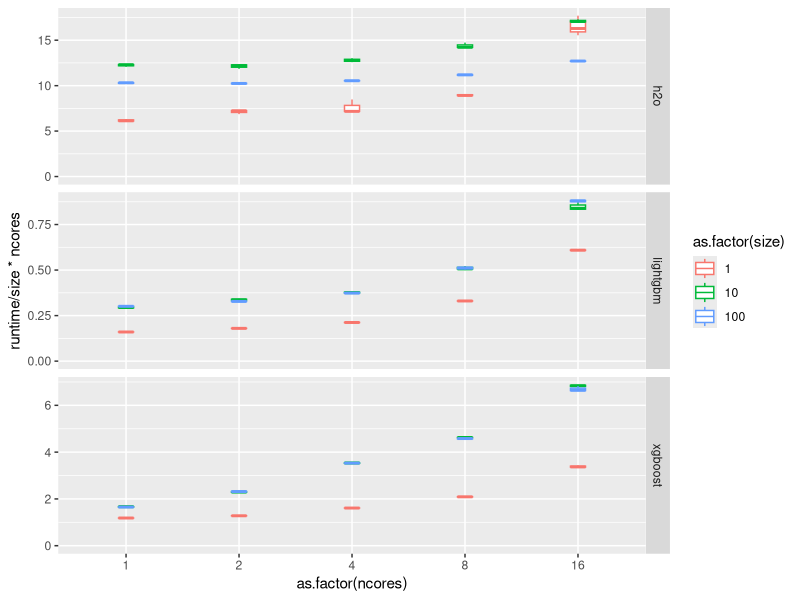

R code for this plot:
## ---- chunk 1

library(tidyverse)

d <- read_delim("res.csv", delim=":", 
        col_names = c("size","tool","ncores","cores","runtime")) 

## ---- chunk 2

ggplot(d) + geom_boxplot(aes(x = as.factor(ncores), y = runtime/size*ncores, color = as.factor(size)), 
      position = position_dodge(0), width = 0.4) +
  facet_grid(tool~., scales="free") + ylim(c(0,NA)) 
